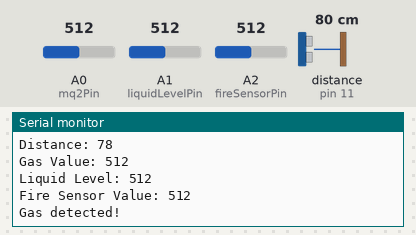
A sketch run on a simulated Arduino Uno, built with avr-gcc and run on an emulated ATmega328P. Shown: the last lines printed to the serial monitor. Wiring (inferred from the names in the program): ultrasonic range finder: trigger pin 10; echo pin 11. The test bench sets the inputs (shaded band); at power-on: distance to the obstacle (sensor on pin 11) 80 cm, A0 (mq2Pin) = 512, A1 (liquidLevelPin) = 512, A2 (fireSensorPin) = 512. The echo pulse lasts 58.3 µs per cm.

Above: at 1.2 s.
1.3 s: distance to the obstacle (sensor on pin 11) set to 2 cm
2.8 s: A0 (mq2Pin) set to 485
4.3 s: distance to the obstacle (sensor on pin 11) set to 9 cm
At 6.3 s:
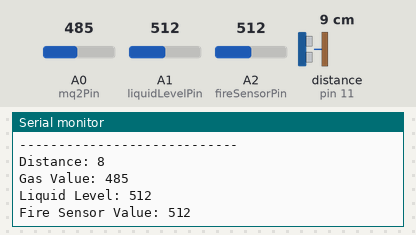
15.2 s: A1 (liquidLevelPin) set to 490
16.7 s: A2 (fireSensorPin) set to 490
18.2 s: A1 (liquidLevelPin) set to 510
At 20.51 s:
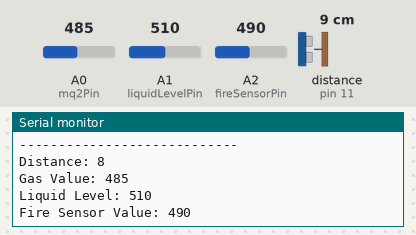

The sketch:

sensors.ino
```cpp
#include <SoftwareSerial.h>

const int trigPin = 10;
const int echoPin = 11;
const int mq2Pin = A0; // Analog pin for MQ2 gas sensor
const int liquidLevelPin = A1; // Analog pin for liquid level sensor
const int fireSensorPin = A2; // Analog pin for fire sensor

long duration;
int distance;
int gasValue;
int thresholdValue = 500; // Adjust this threshold value according to your needs

char command;

SoftwareSerial BTserial(2, 3); // SoftwareSerial pins

void setup() {
  pinMode(trigPin, OUTPUT); // Sets the trigPin as an Output
  pinMode(echoPin, INPUT);  // Sets the echoPin as an Input

  Serial.begin(9600);       // Starts the serial communication
  BTserial.begin(9600);
}

void loop() {
  if (Serial.available() > 0) {
    command = Serial.read();
  }

  // Clears the trigPin
  digitalWrite(trigPin, LOW);
  delayMicroseconds(2);

  // Sets the trigPin on HIGH state for 10 microseconds
  digitalWrite(trigPin, HIGH);
  delayMicroseconds(10);
  digitalWrite(trigPin, LOW);

  // Reads the echoPin, returns the sound wave travel time in microseconds
  duration = pulseIn(echoPin, HIGH);

  // Calculating the distance
  distance = duration * 0.034 / 2;

  // Print delimiter
  Serial.println("----------------------------");

  // Prints the distance on the Serial Monitor
  Serial.print("Distance: ");
  Serial.println(distance);

  // Reading the gas value from MQ2 sensor
  gasValue = analogRead(mq2Pin);

  // Prints the gas value on the Serial Monitor
  Serial.print("Gas Value: ");
  Serial.println(gasValue);

  // Reading the liquid level sensor value
  int liquidLevelValue = analogRead(liquidLevelPin);

  // Prints the liquid level sensor value on the Serial Monitor
  Serial.print("Liquid Level: ");
  Serial.println(liquidLevelValue);

  // Reading the fire sensor value
  int fireSensorValue = analogRead(fireSensorPin);

  // Prints the fire sensor value on the Serial Monitor
  Serial.print("Fire Sensor Value: ");
  Serial.println(fireSensorValue);

  // Add your gas detection logic here
  if (gasValue > thresholdValue) {
    // Gas detected, take appropriate action
    Serial.println("Gas detected!");
    // Add your code to handle the gas detection event
  }

  // Delay for 5 seconds (5000 milliseconds)
  delay(5000);
}
```

Measured:
- after the input at 4.3 s, the serial monitor: prints a new line after 0.79 s (image 1)
- after the input at 18.2 s, the serial monitor: prints a new line after 2.0 s (image 2)
